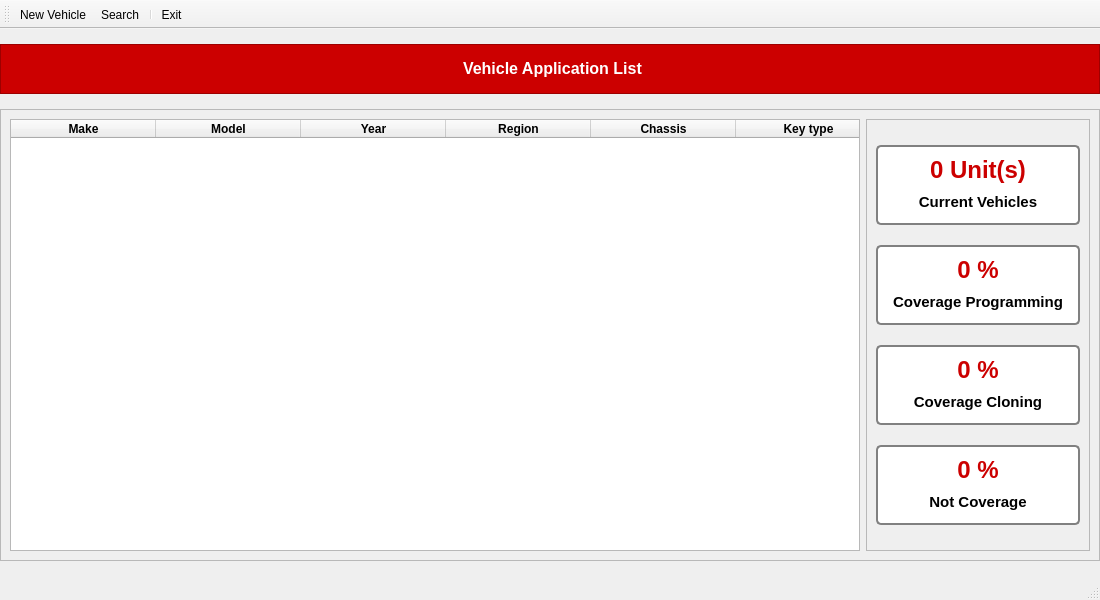
<?xml version="1.0" encoding="UTF-8"?>
<ui version="4.0">
 <class>MainWindow</class>
 <widget class="QMainWindow" name="MainWindow">
  <property name="geometry">
   <rect>
    <x>0</x>
    <y>0</y>
    <width>1100</width>
    <height>600</height>
   </rect>
  </property>
  <property name="sizePolicy">
   <sizepolicy hsizetype="Fixed" vsizetype="Fixed">
    <horstretch>0</horstretch>
    <verstretch>0</verstretch>
   </sizepolicy>
  </property>
  <property name="minimumSize">
   <size>
    <width>1100</width>
    <height>600</height>
   </size>
  </property>
  <property name="maximumSize">
   <size>
    <width>1100</width>
    <height>600</height>
   </size>
  </property>
  <property name="windowTitle">
   <string>Vehicle Application List</string>
  </property>
  <property name="windowIcon">
   <iconset>
    <normaloff>../icon/car_info_icon.ico</normaloff>../icon/car_info_icon.ico</iconset>
  </property>
  <property name="iconSize">
   <size>
    <width>30</width>
    <height>30</height>
   </size>
  </property>
  <widget class="QWidget" name="centralwidget">
   <layout class="QVBoxLayout" name="verticalLayout_6">
    <property name="spacing">
     <number>0</number>
    </property>
    <property name="leftMargin">
     <number>0</number>
    </property>
    <property name="topMargin">
     <number>0</number>
    </property>
    <property name="rightMargin">
     <number>0</number>
    </property>
    <property name="bottomMargin">
     <number>0</number>
    </property>
    <item>
     <widget class="QFrame" name="frame_2">
      <property name="sizePolicy">
       <sizepolicy hsizetype="Fixed" vsizetype="Fixed">
        <horstretch>0</horstretch>
        <verstretch>0</verstretch>
       </sizepolicy>
      </property>
      <property name="minimumSize">
       <size>
        <width>1100</width>
        <height>50</height>
       </size>
      </property>
      <property name="maximumSize">
       <size>
        <width>1100</width>
        <height>50</height>
       </size>
      </property>
      <property name="styleSheet">
       <string notr="true">QFrame {
	background-color: #CC0000;
}

QLabel {
	color: #fff;
	font-size: 16px;
	font-weight: bold;
}</string>
      </property>
      <property name="frameShape">
       <enum>QFrame::StyledPanel</enum>
      </property>
      <property name="frameShadow">
       <enum>QFrame::Raised</enum>
      </property>
      <layout class="QHBoxLayout" name="horizontalLayout_2">
       <property name="leftMargin">
        <number>15</number>
       </property>
       <item>
        <widget class="QLabel" name="label_11">
         <property name="sizePolicy">
          <sizepolicy hsizetype="Fixed" vsizetype="Fixed">
           <horstretch>0</horstretch>
           <verstretch>0</verstretch>
          </sizepolicy>
         </property>
         <property name="text">
          <string>Vehicle Application List</string>
         </property>
        </widget>
       </item>
      </layout>
     </widget>
    </item>
    <item>
     <widget class="QFrame" name="frame_3">
      <property name="minimumSize">
       <size>
        <width>1100</width>
        <height>452</height>
       </size>
      </property>
      <property name="maximumSize">
       <size>
        <width>1100</width>
        <height>452</height>
       </size>
      </property>
      <property name="frameShape">
       <enum>QFrame::StyledPanel</enum>
      </property>
      <property name="frameShadow">
       <enum>QFrame::Raised</enum>
      </property>
      <layout class="QGridLayout" name="gridLayout">
       <item row="0" column="1">
        <widget class="QFrame" name="frame">
         <property name="sizePolicy">
          <sizepolicy hsizetype="Preferred" vsizetype="Preferred">
           <horstretch>0</horstretch>
           <verstretch>0</verstretch>
          </sizepolicy>
         </property>
         <property name="frameShape">
          <enum>QFrame::StyledPanel</enum>
         </property>
         <property name="frameShadow">
          <enum>QFrame::Raised</enum>
         </property>
         <layout class="QVBoxLayout" name="verticalLayout_5">
          <property name="spacing">
           <number>15</number>
          </property>
          <property name="topMargin">
           <number>20</number>
          </property>
          <property name="bottomMargin">
           <number>20</number>
          </property>
          <item>
           <widget class="QFrame" name="frame_4">
            <property name="minimumSize">
             <size>
              <width>180</width>
              <height>80</height>
             </size>
            </property>
            <property name="maximumSize">
             <size>
              <width>16777215</width>
              <height>80</height>
             </size>
            </property>
            <property name="styleSheet">
             <string notr="true">QFrame {
	border: 2px solid grey;
	background-color: #fff;
	border-radius: 5px;
}

QLabel {
	border: none;
	background-color: rgba(255,255,255,0);
}</string>
            </property>
            <property name="frameShape">
             <enum>QFrame::StyledPanel</enum>
            </property>
            <property name="frameShadow">
             <enum>QFrame::Raised</enum>
            </property>
            <layout class="QVBoxLayout" name="verticalLayout">
             <item>
              <widget class="QLabel" name="label">
               <property name="styleSheet">
                <string notr="true">QLabel {
	color:#CC0000;
	font-size: 18pt;
	font-weight: bold;
}</string>
               </property>
               <property name="text">
                <string>0 Unit(s)</string>
               </property>
               <property name="alignment">
                <set>Qt::AlignCenter</set>
               </property>
              </widget>
             </item>
             <item>
              <widget class="QLabel" name="label_2">
               <property name="styleSheet">
                <string notr="true">QLabel {
	font-size: 11pt;
	font-weight: bold;
}</string>
               </property>
               <property name="text">
                <string>Current Vehicles</string>
               </property>
               <property name="alignment">
                <set>Qt::AlignCenter</set>
               </property>
              </widget>
             </item>
            </layout>
           </widget>
          </item>
          <item>
           <widget class="QFrame" name="frame_5">
            <property name="minimumSize">
             <size>
              <width>185</width>
              <height>80</height>
             </size>
            </property>
            <property name="maximumSize">
             <size>
              <width>16777215</width>
              <height>80</height>
             </size>
            </property>
            <property name="styleSheet">
             <string notr="true">QFrame {
	border: 2px solid grey;
	background-color: #fff;
	border-radius: 5px;
}

QLabel {
	border: none;
	background-color: rgba(255,255,255,0);
}</string>
            </property>
            <property name="frameShape">
             <enum>QFrame::StyledPanel</enum>
            </property>
            <property name="frameShadow">
             <enum>QFrame::Raised</enum>
            </property>
            <layout class="QVBoxLayout" name="verticalLayout_2">
             <item>
              <widget class="QLabel" name="label_3">
               <property name="styleSheet">
                <string notr="true">QLabel {
	color: #CC0000;
	font-size: 18pt;
	font-weight: bold;
}</string>
               </property>
               <property name="text">
                <string>0 %</string>
               </property>
               <property name="alignment">
                <set>Qt::AlignCenter</set>
               </property>
              </widget>
             </item>
             <item>
              <widget class="QLabel" name="label_4">
               <property name="styleSheet">
                <string notr="true">QLabel {
	font-size: 11pt;
	font-weight: bold;
}</string>
               </property>
               <property name="text">
                <string>Coverage Programming</string>
               </property>
               <property name="alignment">
                <set>Qt::AlignCenter</set>
               </property>
              </widget>
             </item>
            </layout>
           </widget>
          </item>
          <item>
           <widget class="QFrame" name="frame_6">
            <property name="minimumSize">
             <size>
              <width>180</width>
              <height>80</height>
             </size>
            </property>
            <property name="maximumSize">
             <size>
              <width>16777215</width>
              <height>80</height>
             </size>
            </property>
            <property name="styleSheet">
             <string notr="true">QFrame {
	border: 2px solid grey;
	background-color: #fff;
	border-radius: 5px;
}

QLabel {
	border: none;
	background-color: rgba(255,255,255,0);
}</string>
            </property>
            <property name="frameShape">
             <enum>QFrame::StyledPanel</enum>
            </property>
            <property name="frameShadow">
             <enum>QFrame::Raised</enum>
            </property>
            <layout class="QVBoxLayout" name="verticalLayout_3">
             <item>
              <widget class="QLabel" name="label_5">
               <property name="styleSheet">
                <string notr="true">QLabel {
	color: #CC0000;
	font-size: 18pt;
	font-weight: bold;
}</string>
               </property>
               <property name="text">
                <string>0 %</string>
               </property>
               <property name="alignment">
                <set>Qt::AlignCenter</set>
               </property>
              </widget>
             </item>
             <item>
              <widget class="QLabel" name="label_6">
               <property name="styleSheet">
                <string notr="true">QLabel {
	font-size: 11pt;
	font-weight: bold;
}</string>
               </property>
               <property name="text">
                <string>Coverage Cloning</string>
               </property>
               <property name="alignment">
                <set>Qt::AlignCenter</set>
               </property>
              </widget>
             </item>
            </layout>
           </widget>
          </item>
          <item>
           <widget class="QFrame" name="frame_7">
            <property name="minimumSize">
             <size>
              <width>180</width>
              <height>80</height>
             </size>
            </property>
            <property name="maximumSize">
             <size>
              <width>16777215</width>
              <height>80</height>
             </size>
            </property>
            <property name="styleSheet">
             <string notr="true">QFrame {
	border: 2px solid grey;
	background-color: #fff;
	border-radius: 5px;
}

QLabel {
	border: none;
	background-color: rgba(255,255,255,0);
}</string>
            </property>
            <property name="frameShape">
             <enum>QFrame::StyledPanel</enum>
            </property>
            <property name="frameShadow">
             <enum>QFrame::Raised</enum>
            </property>
            <layout class="QVBoxLayout" name="verticalLayout_4">
             <item>
              <widget class="QLabel" name="label_7">
               <property name="styleSheet">
                <string notr="true">QLabel {
	color: #CC0000;
	font-size: 18pt;
	font-weight: bold;
}</string>
               </property>
               <property name="text">
                <string>0 %</string>
               </property>
               <property name="alignment">
                <set>Qt::AlignCenter</set>
               </property>
              </widget>
             </item>
             <item>
              <widget class="QLabel" name="label_8">
               <property name="styleSheet">
                <string notr="true">QLabel {
	font-size: 11pt;
	font-weight: bold;
}</string>
               </property>
               <property name="text">
                <string>Not Coverage</string>
               </property>
               <property name="alignment">
                <set>Qt::AlignCenter</set>
               </property>
              </widget>
             </item>
            </layout>
           </widget>
          </item>
         </layout>
        </widget>
       </item>
       <item row="0" column="0">
        <widget class="QTableWidget" name="tableWidget">
         <property name="sizePolicy">
          <sizepolicy hsizetype="Fixed" vsizetype="Fixed">
           <horstretch>0</horstretch>
           <verstretch>0</verstretch>
          </sizepolicy>
         </property>
         <property name="minimumSize">
          <size>
           <width>850</width>
           <height>432</height>
          </size>
         </property>
         <property name="maximumSize">
          <size>
           <width>850</width>
           <height>432</height>
          </size>
         </property>
         <property name="styleSheet">
          <string notr="true">QTableWidget {

}

QTableWidget::item {
    background-color: #D3D3D3;

}

QTableWidget::item:hover {
    background: qlineargradient(x1: 0, y1: 0, x2: 0, y2: 1, stop: 0 #e7effd, stop: 1 #cbdaf1);
    border: 1px solid #bfcde4;
}</string>
         </property>
         <property name="horizontalScrollBarPolicy">
          <enum>Qt::ScrollBarAlwaysOff</enum>
         </property>
         <property name="sizeAdjustPolicy">
          <enum>QAbstractScrollArea::AdjustToContents</enum>
         </property>
         <property name="dragEnabled">
          <bool>false</bool>
         </property>
         <attribute name="horizontalHeaderCascadingSectionResizes">
          <bool>false</bool>
         </attribute>
         <attribute name="horizontalHeaderDefaultSectionSize">
          <number>145</number>
         </attribute>
         <attribute name="horizontalHeaderStretchLastSection">
          <bool>false</bool>
         </attribute>
         <attribute name="verticalHeaderDefaultSectionSize">
          <number>30</number>
         </attribute>
         <column>
          <property name="text">
           <string>Make</string>
          </property>
          <property name="font">
           <font>
            <family>MS Shell Dlg 2</family>
            <weight>75</weight>
            <bold>true</bold>
           </font>
          </property>
         </column>
         <column>
          <property name="text">
           <string>Model</string>
          </property>
          <property name="font">
           <font>
            <family>MS Shell Dlg 2</family>
            <weight>75</weight>
            <bold>true</bold>
           </font>
          </property>
         </column>
         <column>
          <property name="text">
           <string>Year</string>
          </property>
          <property name="font">
           <font>
            <family>MS Shell Dlg 2</family>
            <weight>75</weight>
            <bold>true</bold>
           </font>
          </property>
         </column>
         <column>
          <property name="text">
           <string>Region</string>
          </property>
          <property name="font">
           <font>
            <family>MS Shell Dlg 2</family>
            <weight>75</weight>
            <bold>true</bold>
           </font>
          </property>
         </column>
         <column>
          <property name="text">
           <string>Chassis</string>
          </property>
          <property name="font">
           <font>
            <family>MS Shell Dlg 2</family>
            <weight>75</weight>
            <bold>true</bold>
           </font>
          </property>
         </column>
         <column>
          <property name="text">
           <string>Key type</string>
          </property>
          <property name="font">
           <font>
            <family>MS Shell Dlg 2</family>
            <weight>75</weight>
            <bold>true</bold>
           </font>
          </property>
         </column>
         <column>
          <property name="text">
           <string>Transponder</string>
          </property>
          <property name="font">
           <font>
            <family>MS Shell Dlg 2</family>
            <weight>75</weight>
            <bold>true</bold>
           </font>
          </property>
         </column>
         <column>
          <property name="text">
           <string>Programming</string>
          </property>
          <property name="font">
           <font>
            <family>MS Shell Dlg 2</family>
            <weight>75</weight>
            <bold>true</bold>
           </font>
          </property>
         </column>
         <column>
          <property name="text">
           <string>Cloning</string>
          </property>
          <property name="font">
           <font>
            <family>MS Shell Dlg 2</family>
            <weight>75</weight>
            <bold>true</bold>
           </font>
          </property>
         </column>
         <column>
          <property name="text">
           <string>Options</string>
          </property>
          <property name="font">
           <font>
            <family>MS Shell Dlg 2</family>
            <weight>75</weight>
            <bold>true</bold>
           </font>
          </property>
         </column>
        </widget>
       </item>
      </layout>
     </widget>
    </item>
   </layout>
  </widget>
  <widget class="QMenuBar" name="menubar">
   <property name="geometry">
    <rect>
     <x>0</x>
     <y>0</y>
     <width>1100</width>
     <height>21</height>
    </rect>
   </property>
  </widget>
  <widget class="QStatusBar" name="statusbar"/>
  <widget class="QToolBar" name="toolBar">
   <property name="sizePolicy">
    <sizepolicy hsizetype="Fixed" vsizetype="Fixed">
     <horstretch>0</horstretch>
     <verstretch>0</verstretch>
    </sizepolicy>
   </property>
   <property name="windowTitle">
    <string>toolBar</string>
   </property>
   <property name="toolButtonStyle">
    <enum>Qt::ToolButtonTextUnderIcon</enum>
   </property>
   <attribute name="toolBarArea">
    <enum>TopToolBarArea</enum>
   </attribute>
   <attribute name="toolBarBreak">
    <bool>false</bool>
   </attribute>
   <addaction name="actionNew_Vehicle"/>
   <addaction name="actionSearch"/>
   <addaction name="separator"/>
   <addaction name="actionExit"/>
  </widget>
  <action name="actionNew_Vehicle">
   <property name="icon">
    <iconset>
     <normaloff>../icon/add.svg</normaloff>../icon/add.svg</iconset>
   </property>
   <property name="text">
    <string>New Vehicle</string>
   </property>
  </action>
  <action name="actionVehicle_Update">
   <property name="icon">
    <iconset>
     <normaloff>icon/update.svg</normaloff>icon/update.svg</iconset>
   </property>
   <property name="text">
    <string>Vehicle Update</string>
   </property>
  </action>
  <action name="actionSearch">
   <property name="icon">
    <iconset>
     <normaloff>../icon/search.svg</normaloff>../icon/search.svg</iconset>
   </property>
   <property name="text">
    <string>Search</string>
   </property>
  </action>
  <action name="actionExit">
   <property name="icon">
    <iconset>
     <normaloff>../icon/close.ico</normaloff>../icon/close.ico</iconset>
   </property>
   <property name="text">
    <string>Exit</string>
   </property>
  </action>
 </widget>
 <resources/>
 <connections/>
</ui>
